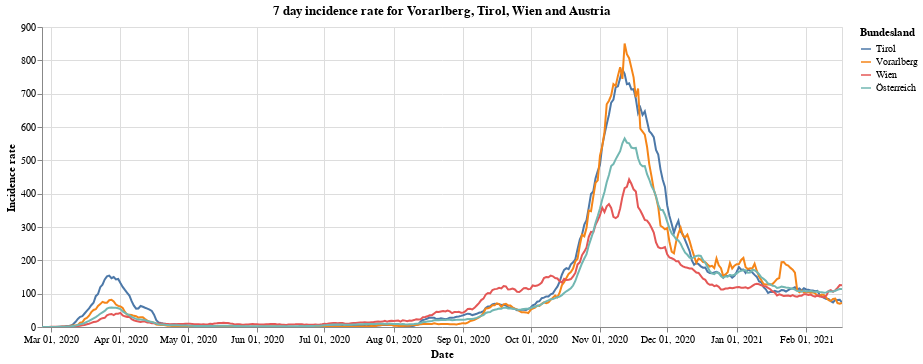

The notebook cell saved with this chart:
### Markdown cell above
Next we have the 7 day incidence rate for states of Vorarlberg, Tirol and Wien compared to all of Austria.

### Code cell
#collapse
bars = alt.Chart(vol_tyr_wien_at).mark_line().encode(
    x=alt.X("yearmonthdate(Time):T", axis=alt.Axis(title='Date')),
    y=alt.Y("SiebenTageInzidenzFaelle:Q", axis=alt.Axis(title='Incidence rate')),
    tooltip='Bundesland',
    color='Bundesland'
).properties(title='7 day incidence rate for Vorarlberg, Tirol, Wien and Austria', width=800).interactive()
bars
#alt.layer(bars, data=at_data).facet(alt.Row('Bundesland'), columns=1)

### Figure 1 — Vega-Lite specification as saved in the notebook (floating-point values rounded to 4 significant figures; data arrays with more than 128 entries replaced by an {"elided": "..."} marker saying what was removed)
{"config": {"view": {"continuousWidth": 400, "continuousHeight": 300}}, "data": {"name": "data-2453d0d04e489806d2e5aa96a283b3ef"}, "mark": "line", "encoding": {"color": {"type": "nominal", "field": "Bundesland"}, "tooltip": {"type": "nominal", "field": "Bundesland"}, "x": {"type": "temporal", "axis": {"title": "Date"}, "field": "Time", "timeUnit": "yearmonthdate"}, "y": {"type": "quantitative", "axis": {"title": "Incidence rate"}, "field": "SiebenTageInzidenzFaelle"}}, "selection": {"selector001": {"type": "interval", "bind": "scales", "encodings": ["x", "y"]}}, "title": "7 day incidence rate for Vorarlberg, Tirol, Wien and Austria", "width": 800, "$schema": "https://vega.github.io/schema/vega-lite/v4.8.1.json", "datasets": {"data-2453d0d04e489806d2e5aa96a283b3ef": {"elided": "1432 records"}}}
